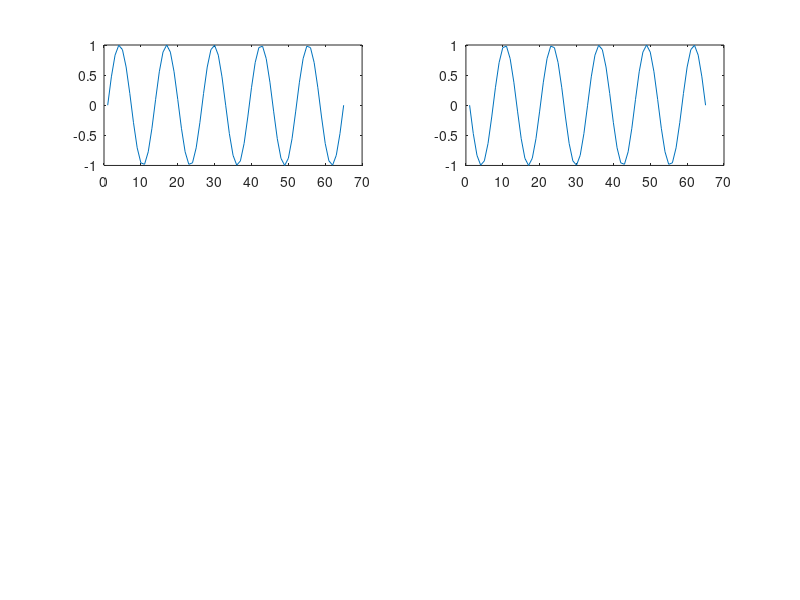

The MATLAB script that drew this image: (Note: this script raises an error after producing the figure.)
% Correlation from Convolution using myconv function

close all;

fs1 = 64;
fs2 = 64;

N1 = 0:1/fs1:1;
N2 = 0:1/fs2:1;

firstSignal = sin(2*pi*5*N1);
secondSignal = flip(sin(2*pi*5*N2));

subplot(3,2,1);
plot(firstSignal);

subplot(3,2,2);
plot(secondSignal);

% Correlation from Convolution
y = myconv(firstSignal,secondSignal);
lag = -(length(secondSignal)-1):1:(length(secondSignal)-1);

subplot(3,2,[3,4]);
plot(lag,y);

%Function Generated
subplot(3,2,[5,6]);
[gen, lagg] = xcorr(firstSignal, secondSignal);
plot(lagg,gen);
